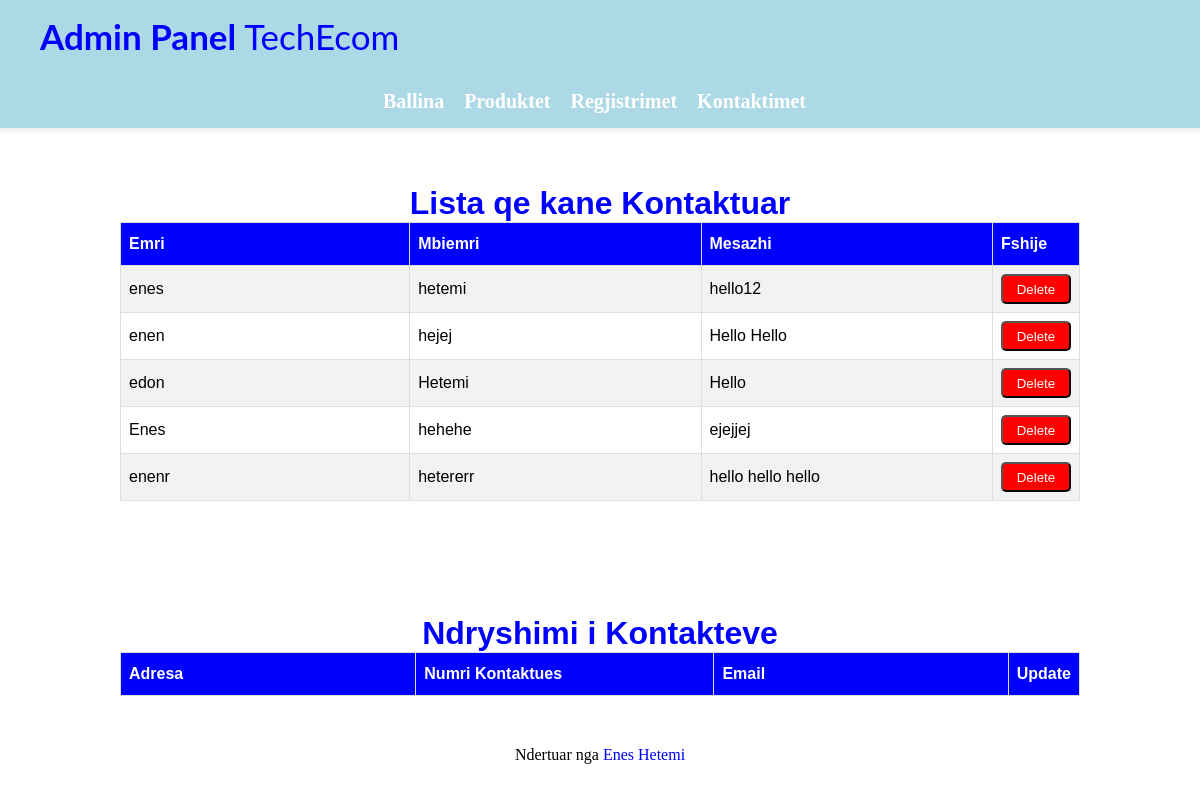
Before: /Admin/contactAdmin.php with the older database file.
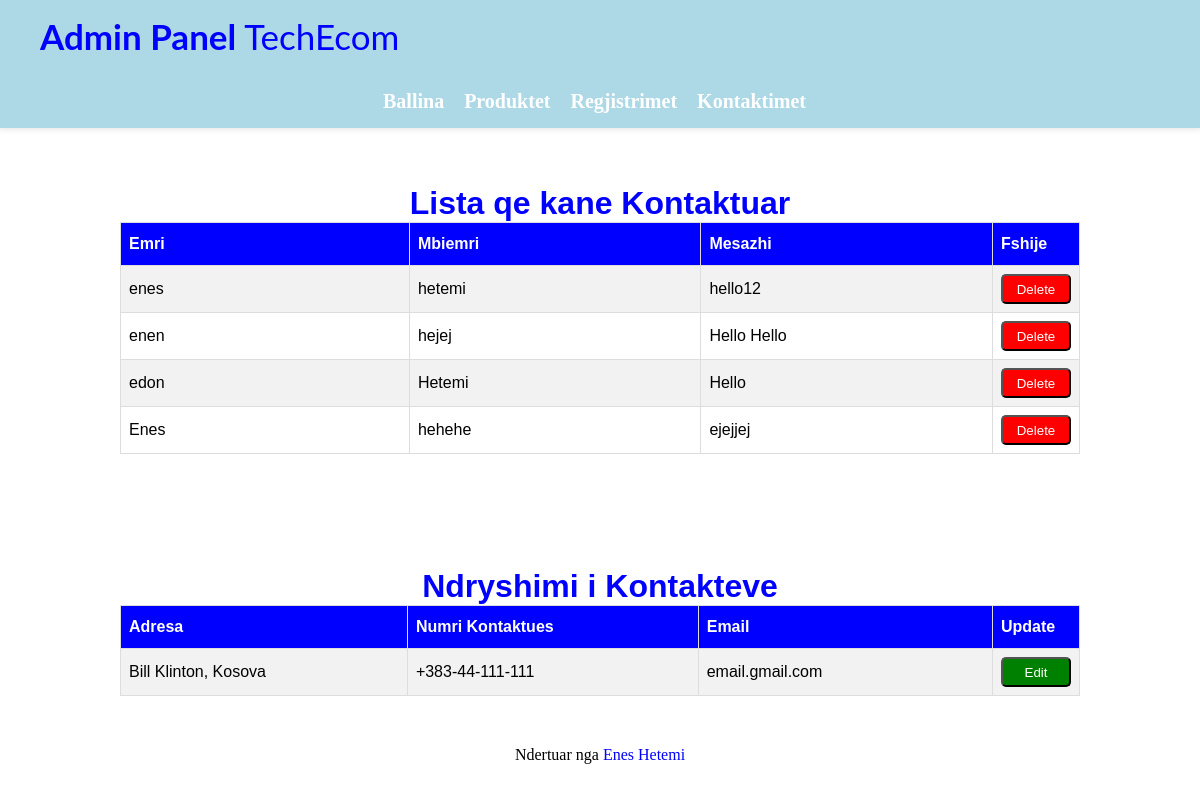
After: the same page with the newer database file.
### tables this page shows
CREATE TABLE `contact` (
  `id` int(11) NOT NULL,
  `name` varchar(255) NOT NULL,
  `lname` varchar(255) NOT NULL,
  `subject` varchar(1000) NOT NULL
);

CREATE TABLE `contacts` (
  `id` int(11) NOT NULL,
  `Adresa` varchar(255) NOT NULL,
  `Nrkontaktit` varchar(255) NOT NULL,
  `email` varchar(255) NOT NULL
);

### classes/database.class.php (called while the page is built)
<?php
class db{
  private $host = 'localhost';
  private $dbname = 'techecom';
  private $username = 'root';
  private $password = '';
  public function getConn(){
    try{
      $pdo = new PDO("mysql:host=$this->host;dbname=$this->dbname","$this->username", "$this->password");
      $pdo->setAttribute(PDO::ATTR_ERRMODE,PDO::ERRMODE_EXCEPTION);
    }catch (PDOException $e){
       echo $e->getMessage();
       return null;
    }
    return $pdo;
  }
}
?>

### classes/contactAdmin.class.php (the view, shortened to what this page needs)
<?php
class ContactAdmin{
    private $contacts;
    public function fetchContacts(){
        $this->conn = new db();
        $this->query = $this->conn->getConn()->query('SELECT * FROM contact');
        $this->contacts = $this->query->fetchAll();
    }
    public function echoContacts(){
        foreach($this->contacts as $contact){
            $id = $contact['id'];
            echo"
            <tr>
              <td>{$contact['name']}</td>
              <td>{$contact['lname']}</td>
              <td>{$contact['subject']}</td>
              <td><a href='../action/delete.contactAdmin.php?id={$id}'><button type='submit' class='delete'>Delete</button></a></td>
            </tr>";
        }
    }
}
?>

### classes/contactsAdminUpdate.class.php (shortened to what this page needs)
<?php
class ContactUpdate{
    private $contactsU;
    public function fetchContactsU(){
        $this->conn = new db();
        $this->query = $this->conn->getConn()->query('SELECT * FROM contacts');
        $this->contactsU = $this->query->fetchAll();
    }
    public function echoContact(){
        foreach($this->contactsU as $contactU){
            $id = $contactU['id'];
            echo"
            <tr>
              <td>{$contactU['Adresa']}</td>
              <td>{$contactU['Nrkontaktit']}</td>
              <td>{$contactU['email']}</td>
              <td><a href='../Admin/editContacts.php?id={$id}'><button type='submit' class='edit'>Edit</button></a></td>
            </tr>";
        }
    }
}
?>

Changed rows visible on the page:
removed contact: name "enenr", lname "hetererr", subject "hello hello hello"
added contacts: Adresa "Bill Klinton, Kosova", Nrkontaktit "+383-44-111-111", email "email.gmail.com"
